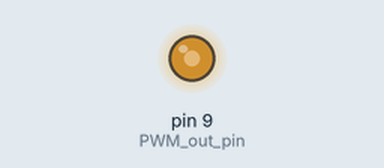
Recording of a sketch running on a simulated Arduino Uno, built with avr-gcc and run on an emulated ATmega328P. Shown: output pins drawn as LEDs (lit = HIGH).

Above: at 0.1 s.
Timing chart, 0 to 1.6 s (numbered marks = the images above):
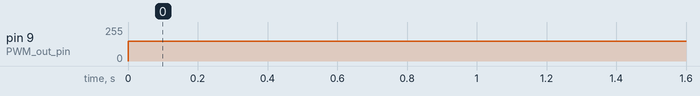

The sketch:

pwm.ino
```cpp
int PWM_out_pin = 9; // Must be one of 3, 5, 6, 9, 10, or 11
// for Arduino Uno
void setup()
{
pinMode(PWM_out_pin, OUTPUT);
}
void loop()
{
byte PWM_out_level;

PWM_out_level = 150;
analogWrite( PWM_out_pin, PWM_out_level);
delay(3000);

}
```

Measured:
- by itself, pin 9 (PWM_out_pin): 0/255 → 150/255 at 0.00 s
